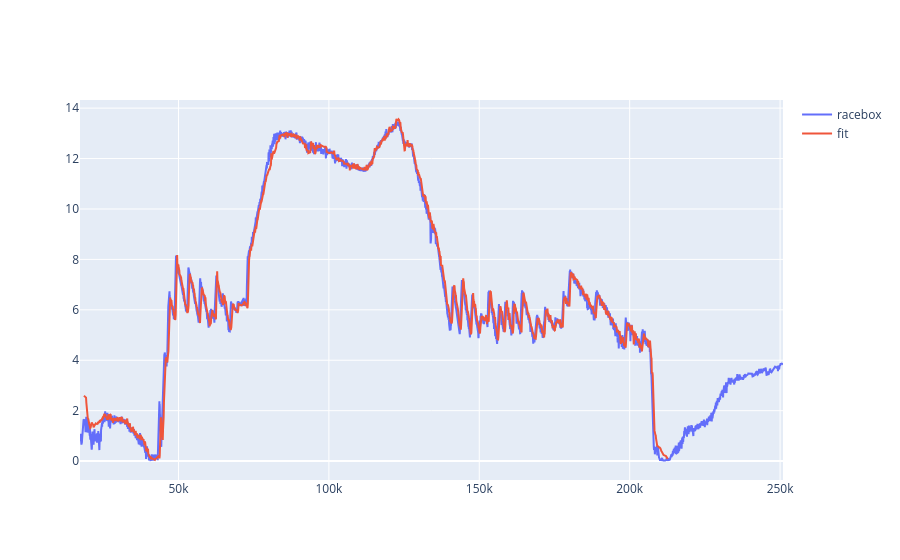

Here is the notebook cell this chart was saved with:
### Code cell
roll, fit_file, racebox_file = roll_data[6]
print(roll.id)
fit = load_fit_file(resolve_path(fit_file.file.uri))
fit_gps = get_gps_data(fit)
fit_graphs = get_fit_graph_data(fit)
racebox_graph_data = get_racebox_graph_data(racebox_file.file.uri.split('/')[-1])

fit_start_time = estimate_fit_timestamp(fit)
racebox_start_time = racebox_file.file.start_time
print(fit_start_time, racebox_start_time)

fig = go.Figure()
fig.add_trace(go.Scatter(x=racebox_graph_data['gps_data'].index + ((racebox_start_time - fit_start_time).total_seconds()) * 1000, y=racebox_graph_data['gps_data'].speed, mode='lines', name='racebox'))
fig.add_trace(go.Scatter(x=fit_gps.index , y=fit_gps.speed, mode='lines', name='fit'))
from lib.gpx import calculate_speed
# calced_speed = calculate_speed(fit_gps)
# fig.add_trace(go.Scatter(x=calced_speed.index, y=calced_speed, mode='lines', name='calculated speed'))
fig.show()

### Figure 1 — Plotly figure (JSON) as saved in the notebook; plotly's stock layout.template omitted (floating-point values rounded to 4 significant figures; data arrays with more than 128 entries replaced by an {"elided": "..."} marker saying what was removed)
{"data": [{"mode": "lines", "name": "racebox", "type": "scatter", "x": {"elided": "5597 float values"}, "y": {"elided": "5597 float values"}}, {"mode": "lines", "name": "fit", "type": "scatter", "x": {"elided": "1809 int values"}, "y": {"elided": "1809 float values"}}], "layout": {}}
